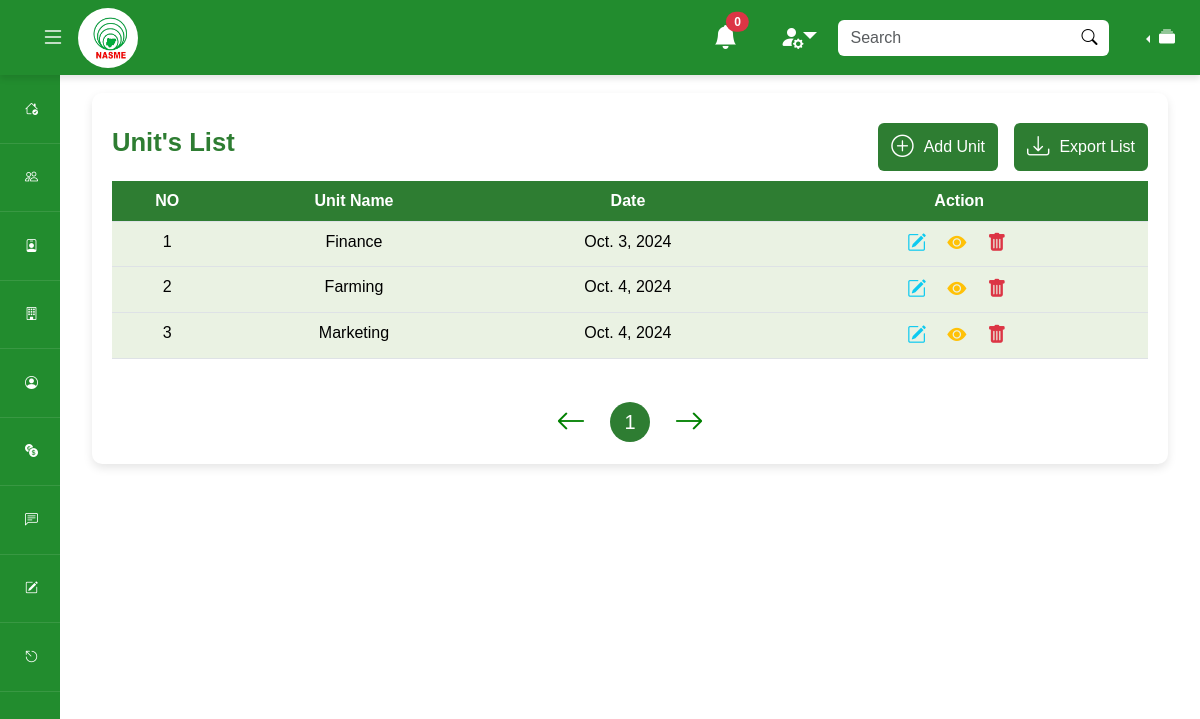
Screenshot of /testadmin/manage-unit/ (signed in) with the database file from the repository.
### mainapp/models.py (models this page shows, shortened)
class Unit(models.Model):
    unit_name = models.CharField(max_length=100)
    date_created = models.DateField(auto_now_add=True)

### adminapp/views.py (the view, shortened to what this page needs)
# urls.py: path('manage-unit/', views.manage_unit, name='manage-unit'),
def manage_unit(request):
    match request.user:
        case _ if request.user.is_authenticated == False:
            return redirect('admin-login')
        case _ if request.user.is_staff == False:
            return redirect('admin-login')
    units = Unit.objects.all()
    context = {
        'units' : units,
    }
    return render(request,'adminapp/manage-unit.html', context)

### adminapp/context_processor.py (called while the page is built)
def global_resources(request):
    all_units = Unit.objects.all()
    context = {
        'units': all_units
    }
    return context

### templates/adminapp/manage-unit.html (shortened to what this page needs)
{% extends 'partials/base.html' %} {% load static %} {% block styles %}
<link rel="stylesheet" href="{% static 'css/styles.css' %}" />
{% endblock styles %} {% block content %}
<div class="container my-5">
  <div class="row justify-content-center align-items-center">
    <div class="col-lg-12">
      <div class="table-container">
        <div class="table-actions">
          <h2>Unit's List</h2>
          <div class="d-flex justify-content-center align-items-center gap-3">
            <a href="{% url 'add-unit' %}" class="btn btn-custom">
              <i class="bi bi-plus-circle icon icon-btn"></i>
              <span>Add Unit</span>
            </a>
            <button class="btn btn-custom">
              <i class="bi bi-download icon icon-btn"></i>
              <span>Export List</span>
            </button>
          </div>
        </div>
        <div class="table-responsive-xxl">
          <table class="table table-hover">
            <thead>
              <tr>
                <th class="text-center">NO</th>
                <th class="text-center">Unit Name</th>
                <th class="text-center">Date</th>
                <th class="text-center">Action</th>
              </tr>
            </thead>
            <tbody>
              {% for unit in units %}
              <tr>
                <td>{{forloop.counter}}</td>
                <td>{{unit.unit_name}}</td>
                <td>{{unit.date_created}}</td>
                <td class="action-icons">
                  <div class="action-icons-container">
                    <a data-bs-toggle="modal" data-bs-unitName="{{unit.unit_name}}" data-bs-unitId="{{unit.id}}" href="#edit-unit-modal"
                      class="text-info"><i class="bi bi-pencil-square"></i></a>
                    <a href="#" class="text-warning"><i class="bi bi-eye-fill"></i></a>
                    <a href="#" class="text-danger"><i class="bi bi-trash-fill"></i></a>
                  </div>
                </td>
              </tr>
              {% endfor %}
            </tbody>
          </table>
        </div>
        <div class="d-flex justify-content-center gap-4 align-items-center mt-4">
          <i class="bi bi-arrow-left pagination-arrow"></i>
          <div>
            <button class="btn-pagination">1</button>
          </div>
          <i class="bi bi-arrow-right pagination-arrow"></i>
        </div>
      </div>
    </div>
  </div>
</div>
{% endblock content %}

### staticfiles/css/styles.css (style rules this page uses)
:root { --main-theme: #2e7d32 !important; }
body { font-family: Arial, sans-serif !important; }
.btn-custom { background-color: var(--main-theme) !important; color: white !important; display: flex !important; justify-content: center !important; align-items: center !important; }
.icon-container, .icon { font-size: 2.5rem !important; color: var(--main-theme) !important; }
.icon-btn { font-size: 1.4rem !important; color: white !important; margin-right: 10px !important; }
h1, h2, h4, h5 { color: var(--main-theme) !important; font-weight: bold !important; }
h2 { font-size: 1.6rem !important; }
.table-container { background-color: #fff !important; padding: 20px !important; border-radius: 10px !important; box-shadow: 0 4px 10px rgba(0, 0, 0, 0.1) !important; width: 100%; }
.table { border-radius: 5px !important !important; overflow: hidden !important; }
.table thead th { background-color: var(--main-theme) !important; color: white !important; font-weight: bold !important; }
.table tbody td { background-color: #eaf2e3 !important; text-align: center !important; }
.action-icons i { font-size: 1.2rem !important; padding: 8px !important; margin-right: 5px !important; }
.action-icons-container { display: flex !important; justify-content: center !important; align-items: center !important; }
.btn-pagination { background-color: var(--main-theme) !important; color: white !important; border-radius: 50% !important; border: none !important; width: 40px !important; height: 40px !important; font-size: 20px !important; }
.pagination-arrow { color: green !important; font-size: 30px !important; cursor: pointer !important; }

### templates/adminapp/manage-unit.html (style rules this page uses)
.table-actions { display: flex; justify-content: space-between; align-items: center; margin: 10px 0; }
.table tbody td { background-color: #eaf2e3; }
.action-icons i { font-size: 1.2rem; padding: 8px; margin-right: 5px; }
.pagination-arrow { color: green; font-size: 30px; cursor: pointer; }

### rows the page displays
Unit: unit_name "Finance", date_created "Oct. 3, 2024"
Unit: unit_name "Farming", date_created "Oct. 4, 2024"
Unit: unit_name "Marketing", date_created "Oct. 4, 2024"
